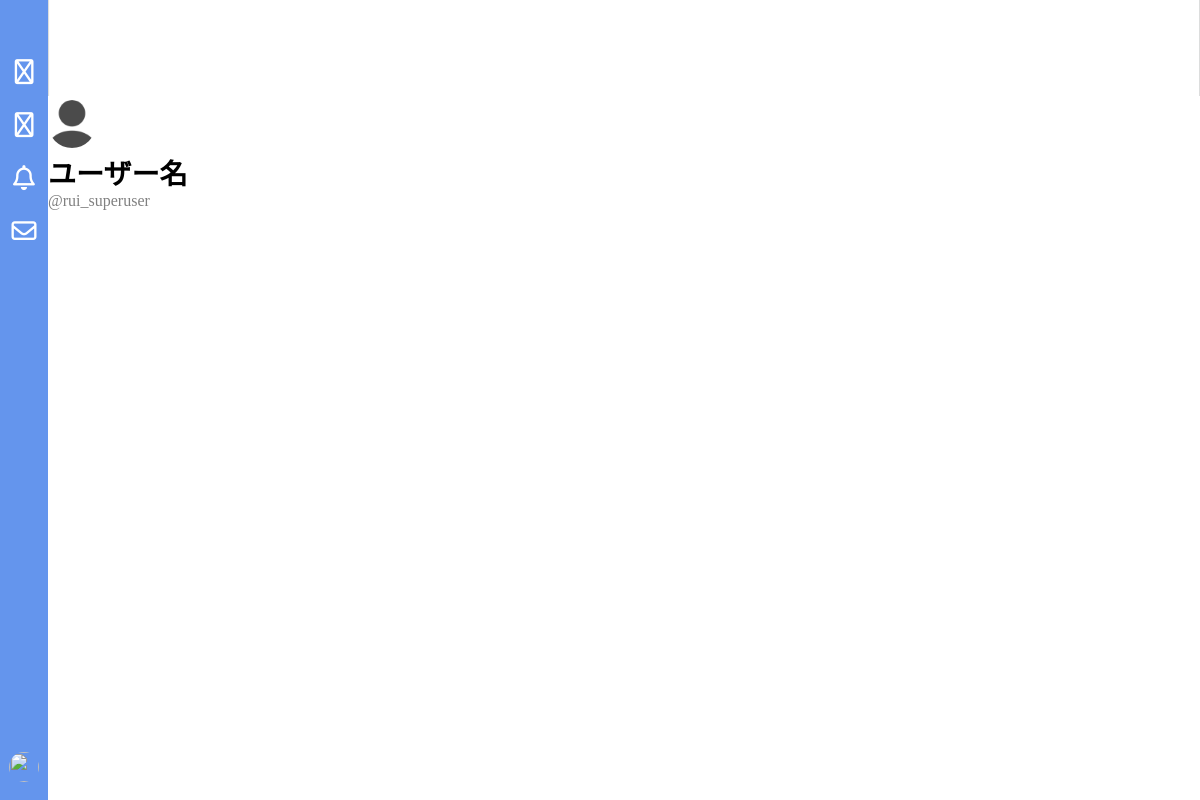
Page /app/account/rui_superuser/ on the earlier database version.
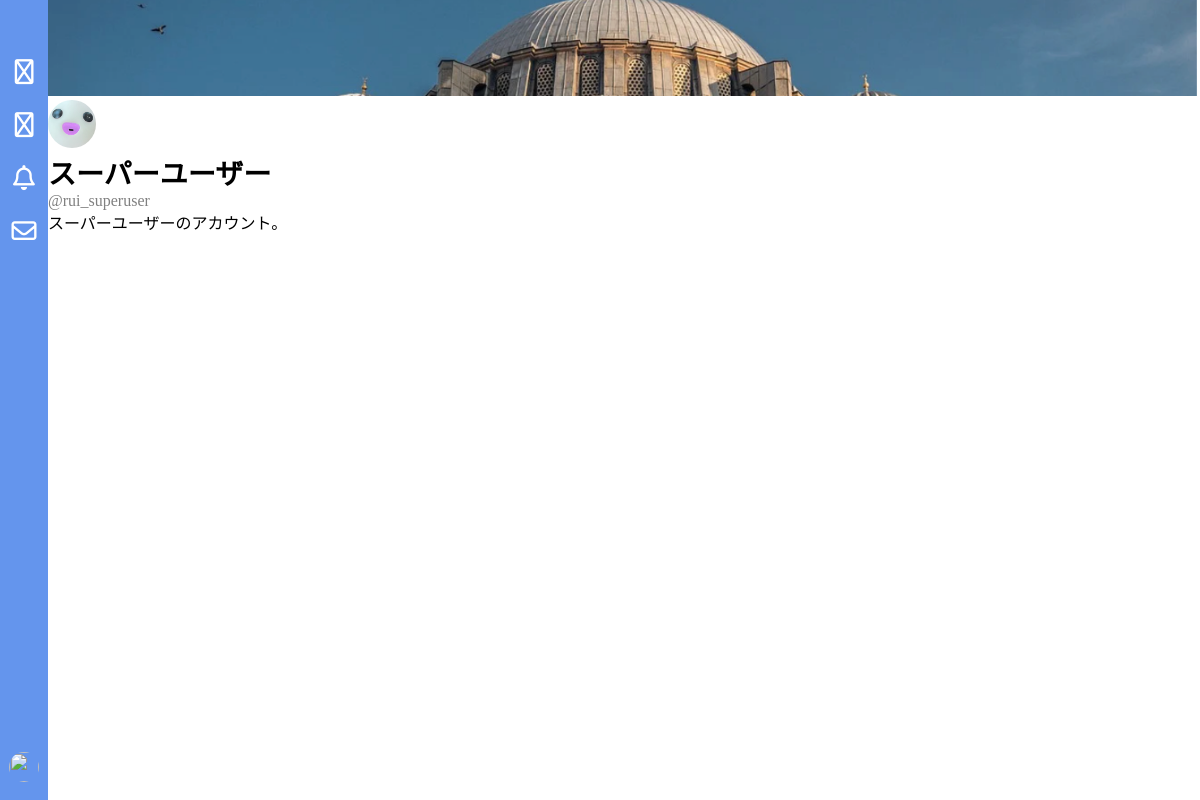
Same page on the later database version.
### app/models/user.py (models this page shows, shortened)
class User(AbstractBaseUser, PermissionsMixin):
    username = models.CharField(
        max_length=50,
        unique=False,
        default="ユーザー名",
        verbose_name="ユーザー名",
    )
    handle = models.CharField(
        max_length=30,
        unique=True,
        validators=[RegexValidator(r'^[a-zA-Z0-9_]+$')],
        verbose_name="ハンドルネーム"
    )
    email = models.EmailField(
        unique=True,
        verbose_name="メールアドレス",
    )
    birth_date = models.DateField(
        verbose_name="生年月日",
        null=False,
        blank=False,
        validators=[validate_birth_date],
    )
    icon = models.ImageField(
        verbose_name="ユーザーアイコン",
        upload_to="uploads",
        default='images/default_icon.png',
    )
    header = models.ImageField(
        verbose_name="ヘッダー画像",
        upload_to="uploads",
        default='images/default_header.jpg'
    )
    bio = models.TextField(
        verbose_name="自己紹介",
        max_length=160,
        blank=True
    )
    is_private = models.BooleanField(
        verbose_name="非公開設定",
        default=False,
    )
    groups = models.ManyToManyField(
        "auth.Group",
        verbose_name=("groups"),
        blank=True,
        help_text=("The"),
        related_name="app_user_name",
        related_query_name="user",
    )
    user_permissions = models.ManyToManyField(
        "auth.Permission",
        verbose_name=("user permissions"),
        blank=True,
        help_text=("Specific"),
        related_name="app_user_permissions",
        related_query_name="user",
    )
    is_active = models.BooleanField(default=True)
    is_staff = models.BooleanField(default=False)
    is_superuser = models.BooleanField(default=False)
    date_joined = models.DateTimeField(verbose_name="登録日", default=timezone.now)
    USERNAME_FIELD = "email"
    REQUIRED_FIELDS = ["handle", "birth_date"]
    objects = UserManager()

### app/views/account.py (the view)
# urls.py: path("account/<str:handle>/", account, name="account"),
def account(request, handle):
    profile_user = get_object_or_404(User, handle=handle)
    viewer = request.user
    context = {
        "profile_user": profile_user,
        "viewer": viewer,
    }
    return render(request, "app/account.html", context)

### app/templates/app/account.html
{% extends "app/base.html" %} {% load static %} {% block extra_css%}
<link rel="stylesheet" href="{% static 'css/account.css' %}" />
{% endblock %} {% block header %}
<img src="{{profile_user.header.url}}" class="profile_header" />
{% endblock %} {% block content %}
<div class="introduce">
  <img src="{{profile_user.icon.url}}" class="profile_icon" />
  <div class="profile_username">{{profile_user.username}}</div>
  <div class="profile_handle">@{{profile_user.handle}}</div>
  <div class="profile_bio">{{profile_user.bio}}</div>
</div>
{% endblock %}

### app/templates/app/base.html (shortened to what this page needs)
{% load static %}
<!doctype html>
<html lang="ja">
  <head>
    <link rel="stylesheet" href="{% static 'css/base.css' %}" />
    <link
      rel="stylesheet"
      href="https://cdnjs.cloudflare.com/ajax/libs/font-awesome/6.5.1/css/all.min.css"
    />
    {% block extra_css %}{% endblock %}
  </head>
  <body>
    {% block header %}{% endblock %} {% block content %}{% endblock %} {% block footer %}
    <footer>
      <div class="footer_content">
        <a href="{% url 'home' %}" class="footer_link">
          <div class="footer_icon">
            <i class="fa-regular fa-house"></i>
          </div>
        </a>
        <a href="{% url 'search' %}" class="footer_link">
          <div class="footer_icon">
            <i class="fa-regular fa-magnifying-glass"></i>
          </div>
        </a>
        <a href="{% url 'notice' %}" class="footer_link">
          <div class="footer_icon">
            <i class="fa-regular fa-bell"></i>
          </div>
        </a>
        <a href="{% url 'message' %}" class="footer_link">
          <div class="footer_icon">
            <i class="fa-regular fa-envelope"></i>
          </div>
        </a>
      </div>
      <div class="userpage_pc">
        <a href="{% url 'account' user.handle%}" class="footer_link_icon">
          <div>
            <img src="{{user.icon.url}}" class="user_icon_pc" />
          </div>
        </a>
      </div>
    </footer>
    {% endblock %}
  </body>
</html>

### static/css/base.css (style rules this page uses)
a { text-decoration: none; }
footer { position: fixed; bottom: 0; left: 0; height: 100vh; width: 48px; background-color: #6495ed; z-index: 10; display: flex; flex-direction: column; justify-content: space-between; }
.footer_content { display: flex; flex-direction: column; margin-top: 48px; gap: 5px; }
.footer_link { display: flex; justify-content: center; width: 48px; height: 48px; }
.footer_link_icon { display: flex; justify-content: center; width: 48px; height: 48px; }
.userpage_pc { margin-top: auto; }
.footer_icon { display: flex; justify-content: center; margin: auto 0; font-size: 25px; color: #ffffff; }
.user_icon_pc { width: 30px; height: 30px; object-fit: cover; border-radius: 50%; }

### static/css/account.css (style rules this page uses)
body { margin: 0; padding: 0; }
.profile_header { width: 100vw; height: 96px; object-fit: cover; }
.profile_icon { width: 48px; height: 48px; border-radius: 50%; object-fit: cover; }
.profile_username { font-size: 28px; font-weight: bold; }
.profile_handle { color: #808080; }
@media (min-width: 769px) { .profile_header { width: calc(100% - 48px); margin-left: 48px; } }
@media (min-width: 769px) { .introduce { margin-left: 48px; } }

Differences in the rows shown:
changed User "rui_superuser": header: picture added in place of a placeholder; icon: picture added in place of a placeholder; username "ユーザー名" → "スーパーユーザー"; bio (not shown) → "スーパーユーザーのアカウント。"
